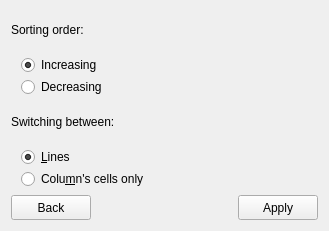
<?xml version="1.0" encoding="UTF-8"?>
<ui version="4.0">
 <class>SortOptions</class>
 <widget class="QWidget" name="SortOptions">
  <property name="geometry">
   <rect>
    <x>0</x>
    <y>0</y>
    <width>329</width>
    <height>231</height>
   </rect>
  </property>
  <property name="sizePolicy">
   <sizepolicy hsizetype="Minimum" vsizetype="Minimum">
    <horstretch>0</horstretch>
    <verstretch>0</verstretch>
   </sizepolicy>
  </property>
  <property name="windowTitle">
   <string>Sort options</string>
  </property>
  <layout class="QVBoxLayout" name="verticalLayout_5">
   <item>
    <layout class="QVBoxLayout" name="verticalLayout_2">
     <item>
      <widget class="QLabel" name="label">
       <property name="font">
        <font>
         <underline>false</underline>
         <kerning>true</kerning>
        </font>
       </property>
       <property name="text">
        <string>Sorting order:</string>
       </property>
      </widget>
     </item>
     <item>
      <layout class="QHBoxLayout" name="horizontalLayout">
       <item>
        <spacer name="horizontalSpacer">
         <property name="orientation">
          <enum>Qt::Horizontal</enum>
         </property>
         <property name="sizeType">
          <enum>QSizePolicy::Fixed</enum>
         </property>
         <property name="sizeHint" stdset="0">
          <size>
           <width>10</width>
           <height>10</height>
          </size>
         </property>
        </spacer>
       </item>
       <item>
        <layout class="QVBoxLayout" name="verticalLayout" stretch="0,0">
         <property name="spacing">
          <number>2</number>
         </property>
         <item>
          <widget class="QRadioButton" name="ascending">
           <property name="text">
            <string>Increasing</string>
           </property>
           <property name="checked">
            <bool>true</bool>
           </property>
           <attribute name="buttonGroup">
            <string notr="true">buttonGroup_2</string>
           </attribute>
          </widget>
         </item>
         <item>
          <widget class="QRadioButton" name="descending">
           <property name="text">
            <string>Decreasing</string>
           </property>
           <attribute name="buttonGroup">
            <string notr="true">buttonGroup_2</string>
           </attribute>
          </widget>
         </item>
        </layout>
       </item>
      </layout>
     </item>
    </layout>
   </item>
   <item>
    <layout class="QVBoxLayout" name="verticalLayout_4">
     <item>
      <widget class="QLabel" name="label_2">
       <property name="font">
        <font>
         <kerning>true</kerning>
        </font>
       </property>
       <property name="text">
        <string>Switching between:</string>
       </property>
      </widget>
     </item>
     <item>
      <layout class="QHBoxLayout" name="horizontalLayout_2">
       <item>
        <spacer name="horizontalSpacer_2">
         <property name="orientation">
          <enum>Qt::Horizontal</enum>
         </property>
         <property name="sizeType">
          <enum>QSizePolicy::Fixed</enum>
         </property>
         <property name="sizeHint" stdset="0">
          <size>
           <width>10</width>
           <height>10</height>
          </size>
         </property>
        </spacer>
       </item>
       <item>
        <layout class="QVBoxLayout" name="verticalLayout_3">
         <property name="spacing">
          <number>2</number>
         </property>
         <item>
          <widget class="QRadioButton" name="swapRows">
           <property name="text">
            <string>&amp;Lines</string>
           </property>
           <property name="checked">
            <bool>true</bool>
           </property>
           <attribute name="buttonGroup">
            <string notr="true">buttonGroup</string>
           </attribute>
          </widget>
         </item>
         <item>
          <widget class="QRadioButton" name="swapCells">
           <property name="text">
            <string>Colu&amp;mn's cells only</string>
           </property>
           <attribute name="buttonGroup">
            <string notr="true">buttonGroup</string>
           </attribute>
          </widget>
         </item>
        </layout>
       </item>
      </layout>
     </item>
    </layout>
   </item>
   <item>
    <layout class="QHBoxLayout" name="horizontalLayout_3">
     <item>
      <widget class="QPushButton" name="previous">
       <property name="maximumSize">
        <size>
         <width>16777215</width>
         <height>25</height>
        </size>
       </property>
       <property name="text">
        <string>Back</string>
       </property>
      </widget>
     </item>
     <item>
      <spacer name="horizontalSpacer_3">
       <property name="orientation">
        <enum>Qt::Horizontal</enum>
       </property>
       <property name="sizeHint" stdset="0">
        <size>
         <width>40</width>
         <height>20</height>
        </size>
       </property>
      </spacer>
     </item>
     <item>
      <widget class="QPushButton" name="apply">
       <property name="maximumSize">
        <size>
         <width>16777215</width>
         <height>25</height>
        </size>
       </property>
       <property name="text">
        <string>Apply</string>
       </property>
      </widget>
     </item>
    </layout>
   </item>
  </layout>
 </widget>
 <resources/>
 <connections/>
 <buttongroups>
  <buttongroup name="buttonGroup_2"/>
  <buttongroup name="buttonGroup"/>
 </buttongroups>
</ui>
